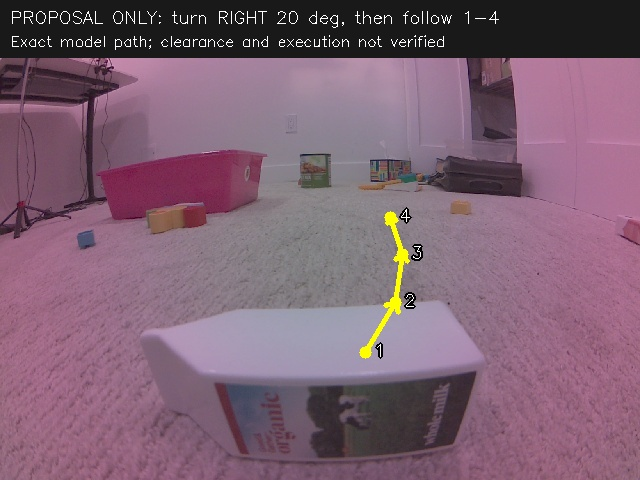
#> input picture nut-proposed-trajectory.jpg, 640 x 480 px
$ python -i floor_scan.py   (imports and definitions only)   (older library calls are emulated)
#> lines starting #> are read from the running program, lines starting #| are printed output that depends on the picture
#!/usr/bin/env python3
"""How far the carpet runs, per bearing, from one camera frame.

The local executor is not a collision checker, so something has to decide where
a randomised trajectory is allowed to go. This is that something: a free-range
profile measured off the floor itself, using the same calibrated lens the
executor uses to turn pixels into centimetres.

Carpet is separated from paint by texture, against an ABSOLUTE threshold. An
earlier version scaled the threshold to a reference patch at the bottom of the
frame -- "what the robot is standing on" -- which inverts the moment it matters:
nose to a wall, the bottom of the frame IS the wall, so the scan calibrated
itself to the obstacle and then reported 120 cm clear in every direction. It
drove into walls. Measured lower-third median texture: 6-7 on real carpet, 2.0
on the frame taken against a wall, 0.5-1.2 on bare paint.

Ranges are reported from the camera. Near the horizon a pixel carries a huge
range bracket, so a long reading means "clear for a while", never a measurement
of where the wall is -- callers must keep their own margin on top.
"""
import math
import os
import sys

import cv2
import numpy as np

sys.path.insert(0, os.path.join(os.path.dirname(os.path.abspath(__file__)),
                                os.pardir, 'local_nav'))

# Absolute, and used ONLY to decide whether the near field is a floor at all.
# A self-calibrated threshold fails against a wall, where the reference becomes
# the obstacle. Measured near-field texture: carpet 4-5, wooden floor 3.0,
# painted wall 1.0 -- so this separates "on a surface" from "nose to paint"
# without assuming which surface the robot is on.
FLOOR_TEXTURE_MIN = 2.0

# The two cues are applied separately, and asymmetrically, because they fail
# differently. Neither works alone across surfaces: texture separates carpet
# from paint but not wood from paint, and lightness separates wood from paint
# but not carpet from paint.
#
# Colour is compared as a distance -- a wall or a box is a different colour in
# either direction. Texture is compared as a ONE-SIDED ratio: a surface much
# smoother than the floor is paint, but rougher is just clutter, which colour
# already catches. Folding texture into a symmetric distance made distant floor
# fail the test on its own, because carpet roughness legitimately falls with
# range (measured 5 near, 2 at the horizon) and that drift alone exhausted the
# budget: open carpet that reads 92 cm clear collapsed to 26.
COLOUR_TOLERANCE = 18.
TEXTURE_RATIO_MIN = .35
TEXTURE_WEIGHT = 4.
NEAR_CHECK_CM = 22.          # the robot cannot be standing on an obstacle
PATCH = 4                    # half-width of the patch sampled at each step
STEP_CM = 2.
NEAR_CM = 14.                # closer than this the camera sees mostly chassis
CONSECUTIVE = 2              # steps that must agree before calling it blocked
HALF_WIDTH_CM = 7.           # chassis half-width plus a little; a ray is not a robot


def _lens():
    from evaluate_gpt_routes import Lens
    import fetch
    return Lens(), fetch


def texture_map(image):
    return np.abs(cv2.Laplacian(cv2.cvtColor(image, cv2.COLOR_BGR2GRAY),
                                cv2.CV_32F))


# [20 lines left out: functions _rough, _feature, not called in this run]


def surface_reference(image):
    """What the floor under the robot looks like, or None if it is not floor.

    Sampled over an arc of the near field rather than one patch, so a single
    cable or seam under the nose cannot define the surface.
    """
    lens, fetch = _lens()
    lab = cv2.cvtColor(image, cv2.COLOR_BGR2Lab)
    texture = texture_map(image)
    height, width = image.shape[:2]
    features, roughness = [], []
    for bearing in (-30, -15, 0, 15, 30):
        angle = math.radians(bearing)
        for r in (NEAR_CM, NEAR_CM + 4., NEAR_CHECK_CM):
            spot = fetch.Robot.pixel(lens, r * math.sin(angle), r * math.cos(angle))
            if spot is None:
                continue
            x, y = int(round(spot[0])), int(round(spot[1]))
            if not (0 <= x < width and 0 <= y < height):
                continue
            value = _feature(lab, texture, x, y)
            if value is not None:
                features.append(value)
                roughness.append(value[3] / TEXTURE_WEIGHT)
    if not features:
        return None
    if float(np.median(roughness)) < FLOOR_TEXTURE_MIN:
        return None                       # nose to paint: no usable reference
    return np.median(np.asarray(features), axis=0)


# [23 lines left out: functions standing_on_floor, _floor_at, not called in this run]


def _state(image):
    reference = surface_reference(image)
    if reference is None:
        return None
    lens, fetch = _lens()
    return (cv2.cvtColor(image, cv2.COLOR_BGR2Lab), texture_map(image),
            lens, fetch, reference, image.shape[1], image.shape[0])


# [78 lines left out: functions free_range, profile, clear_path, not called in this run]


# [13 lines not run here, left out]

>>> import cv2
>>> picture = cv2.imread('../nut-proposed-trajectory.jpg', cv2.IMREAD_GRAYSCALE)
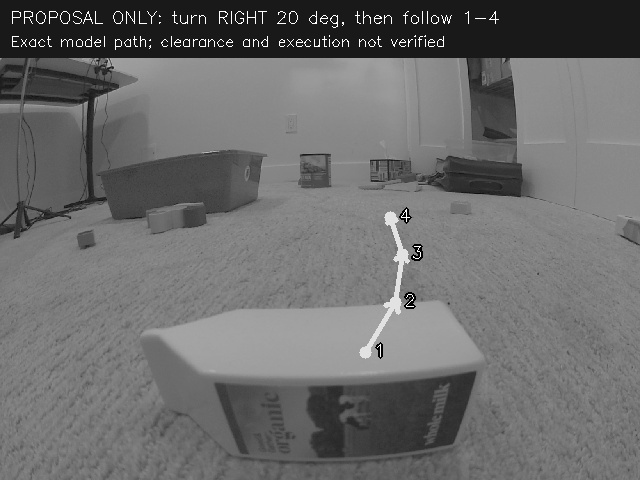
#> picture: shape (480, 640); min 0, max 255, mean 108
#> (the run stopped early here; a loop or call above may not have finished)
